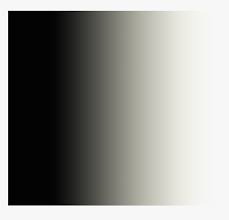
#> input picture src/OpenCV/gradient.jpeg, 229 x 220 px
$ jupyter execute --allow-errors Thresholding.ipynb
#> lines starting #> are read from the running program, lines starting #| are printed output that depends on the picture; after the words box and inside, x2 and y2 are one past the last pixel; in counts of white or black regions, pixels touching at a corner belong together
## The Gradient Image
[SOURCE](https://docs.opencv.org/4.5.1/d7/d4d/tutorial_py_thresholding.html)

[cell 1]
import cv2 as cv
import numpy as np
from matplotlib import pyplot as plt

img = cv.imread("gradient.jpeg")
#> img is the input picture: shape (220, 229, 3); mean B, G, R 139.2, 143.5, 143.4
img_g = cv.cvtColor(img, cv.COLOR_BGR2GRAY)

ret, thresh1 = cv.threshold(img_g,127,255, cv.THRESH_BINARY)
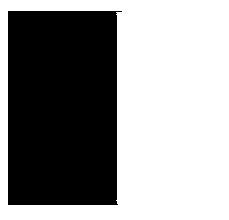
#> thresh1: shape (220, 229); 58% white; 1 black region, box (x1, y1, x2, y2) and area: (8, 11, 122, 205) 21149
ret, thresh2 = cv.threshold(img_g,127,255, cv.THRESH_BINARY_INV)
ret, thresh3 = cv.threshold(img_g,127,255, cv.THRESH_TRUNC)
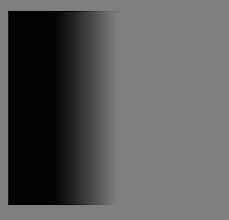
#> thresh3: shape (220, 229); min 0, max 127, mean 89.3
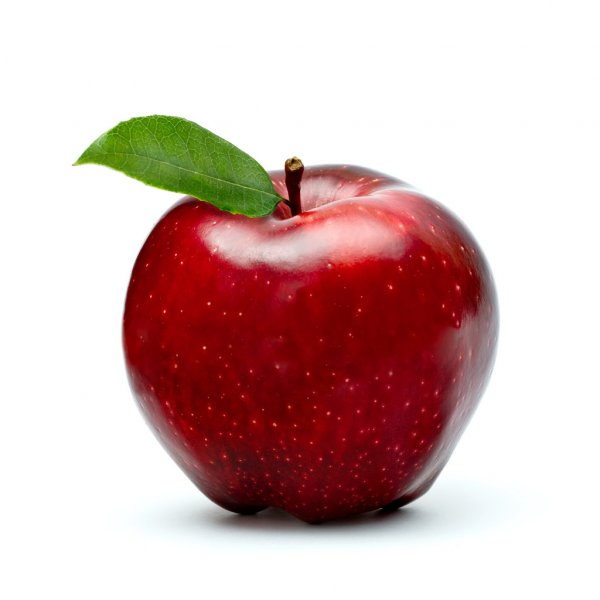
#> input picture src/OpenCV/apple_600x600.jpg, 600 x 600 px
#> further down, img is the input picture: shape (600, 600, 3); mean B, G, R 182.9, 185, 212.8
ret, thresh4 = cv.threshold(img_g,127,255, cv.THRESH_BINARY)
ret, thresh5 = cv.threshold(img_g,127,255, cv.THRESH_BINARY)


# cv.imshow("Original",img)
cv.imshow("Gray", img_g)
cv.imshow("ThreshBinary", thresh1)

cv.waitKey(0)
cv.destroyAllWindows()

___
## THE APPLE IMAGE

[SOURCE](https://docs.opencv.org/3.4.12/db/d8e/tutorial_threshold.html)

[cell 2]
def rescaleImg(frame, scale=0.50):
#> called with scale = 0.5
    width = int(frame.shape[1] * scale)
#> width = 300
    height = int(frame.shape[0] * scale)
#> height = 300
    dimensions = (width, height)
#> dimensions = (300, 300)
    return cv.resize(frame, dimensions, interpolation=cv.INTER_AREA)

[cell 3]
img = cv.imread("apple_600x600.jpg")
r_img = rescaleImg(img)
g_img = cv.cvtColor(r_img, cv.COLOR_RGB2GRAY)
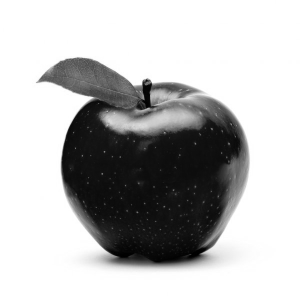
#> g_img: shape (300, 300); min 0, max 255, mean 187.6

cv.imshow("Rescaled Image 50%", r_img)
cv.imshow("Gray Image", g_img)
#> (the rest of this cell did not finish here and is left out)
